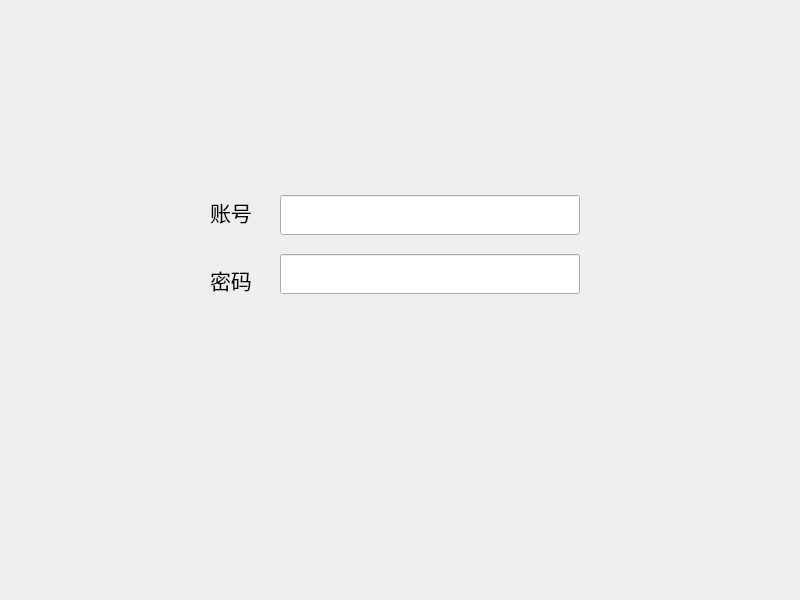
<?xml version="1.0" encoding="UTF-8"?>
<ui version="4.0">
 <class>RegisterLoginWindow</class>
 <widget class="QWidget" name="RegisterLoginWindow">
  <property name="geometry">
   <rect>
    <x>0</x>
    <y>0</y>
    <width>800</width>
    <height>600</height>
   </rect>
  </property>
  <property name="minimumSize">
   <size>
    <width>800</width>
    <height>600</height>
   </size>
  </property>
  <property name="maximumSize">
   <size>
    <width>800</width>
    <height>600</height>
   </size>
  </property>
  <property name="windowTitle">
   <string>注册登录界面</string>
  </property>
  <widget class="QWidget" name="verticalLayoutWidget">
   <property name="geometry">
    <rect>
     <x>280</x>
     <y>180</y>
     <width>311</width>
     <height>131</height>
    </rect>
   </property>
   <layout class="QVBoxLayout" name="verticalLayout">
    <property name="spacing">
     <number>4</number>
    </property>
    <item>
     <widget class="QLineEdit" name="userName">
      <property name="minimumSize">
       <size>
        <width>300</width>
        <height>40</height>
       </size>
      </property>
      <property name="maximumSize">
       <size>
        <width>300</width>
        <height>40</height>
       </size>
      </property>
      <property name="font">
       <font>
        <family>微软雅黑</family>
        <pointsize>12</pointsize>
       </font>
      </property>
      <property name="text">
       <string/>
      </property>
     </widget>
    </item>
    <item>
     <widget class="QLineEdit" name="userPassword">
      <property name="minimumSize">
       <size>
        <width>300</width>
        <height>40</height>
       </size>
      </property>
      <property name="maximumSize">
       <size>
        <width>300</width>
        <height>40</height>
       </size>
      </property>
      <property name="font">
       <font>
        <family>微软雅黑</family>
        <pointsize>12</pointsize>
       </font>
      </property>
     </widget>
    </item>
   </layout>
  </widget>
  <widget class="QWidget" name="verticalLayoutWidget_2">
   <property name="geometry">
    <rect>
     <x>210</x>
     <y>180</y>
     <width>50</width>
     <height>131</height>
    </rect>
   </property>
   <layout class="QVBoxLayout" name="verticalLayout_2">
    <item>
     <widget class="QLabel" name="labelName">
      <property name="font">
       <font>
        <family>微软雅黑</family>
        <pointsize>16</pointsize>
       </font>
      </property>
      <property name="text">
       <string>账号：</string>
      </property>
     </widget>
    </item>
    <item>
     <widget class="QLabel" name="labelPassword">
      <property name="font">
       <font>
        <family>微软雅黑</family>
        <pointsize>16</pointsize>
       </font>
      </property>
      <property name="text">
       <string>密码：</string>
      </property>
     </widget>
    </item>
   </layout>
   <zorder>labelPassword</zorder>
   <zorder>labelName</zorder>
  </widget>
 </widget>
 <resources/>
 <connections/>
</ui>
